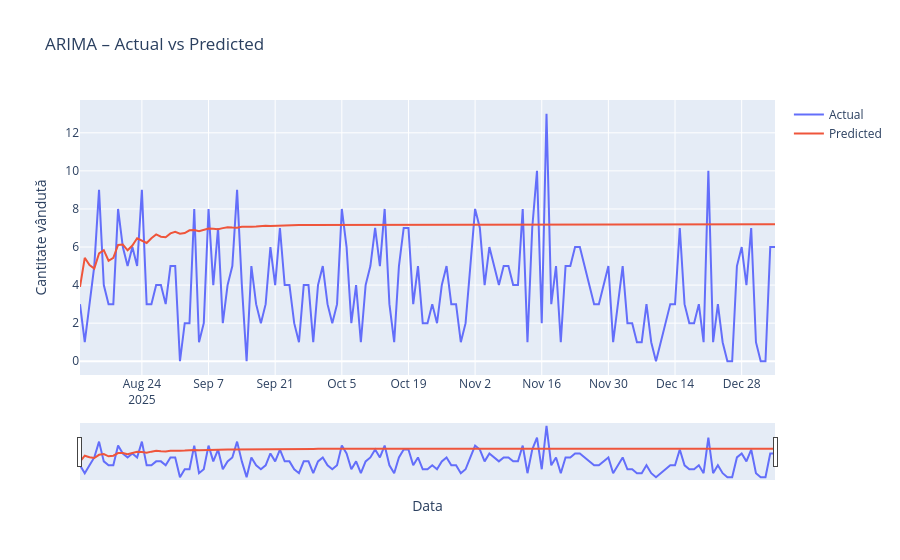

Source (notebook cell):
### Code cell
import pandas as pd
import plotly.express as px

df_plot_arima = pd.DataFrame({
    "DATA": test.index,
    "Actual": test.values,
    "Predicted": pred_arima
})

df_long_arima = df_plot_arima.melt(
    id_vars="DATA",
    value_vars=["Actual", "Predicted"],
    var_name="Serie",
    value_name="Cantitate"
)

fig = px.line(
    df_long_arima,
    x="DATA",
    y="Cantitate",
    color="Serie",
    title="ARIMA – Actual vs Predicted"
)

fig.update_layout(
    xaxis_title="Data",
    yaxis_title="Cantitate vândută",
    hovermode="x unified",
    legend_title_text=""
)

fig.update_xaxes(rangeslider_visible=True)

fig.show()

### Figure 1 — Plotly figure (JSON) as saved in the notebook; plotly's stock layout.template omitted (floating-point values rounded to 4 significant figures; data arrays with more than 128 entries replaced by an {"elided": "..."} marker saying what was removed)
{"data": [{"hovertemplate": "Serie=Actual<br>DATA=%{x}<br>Cantitate=%{y}<extra></extra>", "legendgroup": "Actual", "line": {"color": "#636efa", "dash": "solid"}, "marker": {"symbol": "circle"}, "mode": "lines", "name": "Actual", "orientation": "v", "showlegend": true, "type": "scatter", "x": {"elided": "147 str values"}, "xaxis": "x", "y": {"elided": "147 float values"}, "yaxis": "y"}, {"hovertemplate": "Serie=Predicted<br>DATA=%{x}<br>Cantitate=%{y}<extra></extra>", "legendgroup": "Predicted", "line": {"color": "#EF553B", "dash": "solid"}, "marker": {"symbol": "circle"}, "mode": "lines", "name": "Predicted", "orientation": "v", "showlegend": true, "type": "scatter", "x": {"elided": "147 str values"}, "xaxis": "x", "y": {"elided": "147 float values"}, "yaxis": "y"}], "layout": {"hovermode": "x unified", "legend": {"title": {"text": ""}, "tracegroupgap": 0}, "title": {"text": "ARIMA – Actual vs Predicted"}, "xaxis": {"anchor": "y", "domain": [0, 1], "rangeslider": {"visible": true}, "title": {"text": "Data"}}, "yaxis": {"anchor": "x", "domain": [0, 1], "title": {"text": "Cantitate vândută"}}}}
